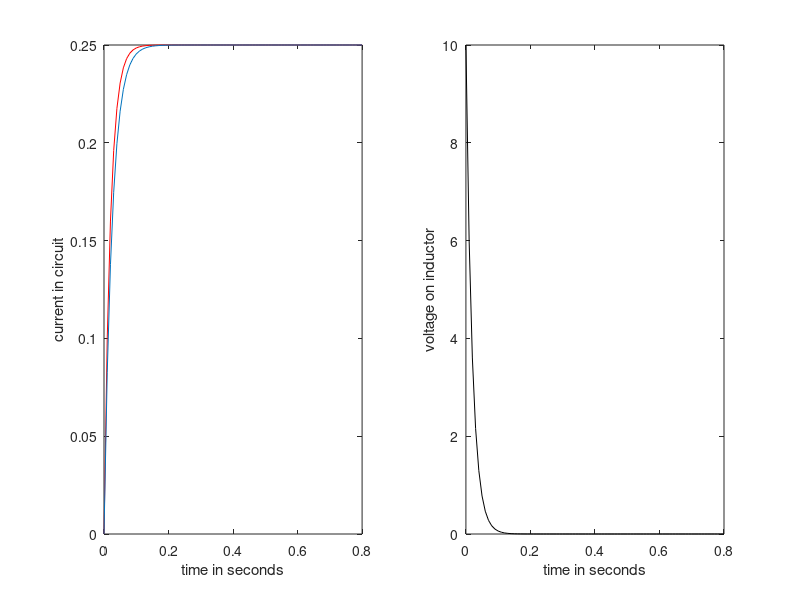

The MATLAB source for this figure:
h = .01;
R = 40;
L = 1; %as impedence increases, frequency increases
V = 10;
a = 0;
b = .8;
m = (b-a)/h;
I = zeros(1,m+1);
I(1) = 0;
t = a:h:b;
for i = 1:m
    I(i+1) = I(i) - ((h*R)/L)*I(i) + (V*h)/L;
end
Iex = (V/R)*(1 - exp(-t*R/L));
VL = [(1/h)*diff(I),0]*L;
format long
disp([t' I' Iex']);
subplot(1,2,1);
plot(t,I,'r');
xlabel('time in seconds'), ylabel('current in circuit');
hold on
plot(t, Iex), hold off
subplot(1,2,2);
plot(t,VL,'k');
xlabel('time in seconds'), ylabel('voltage on inductor');
